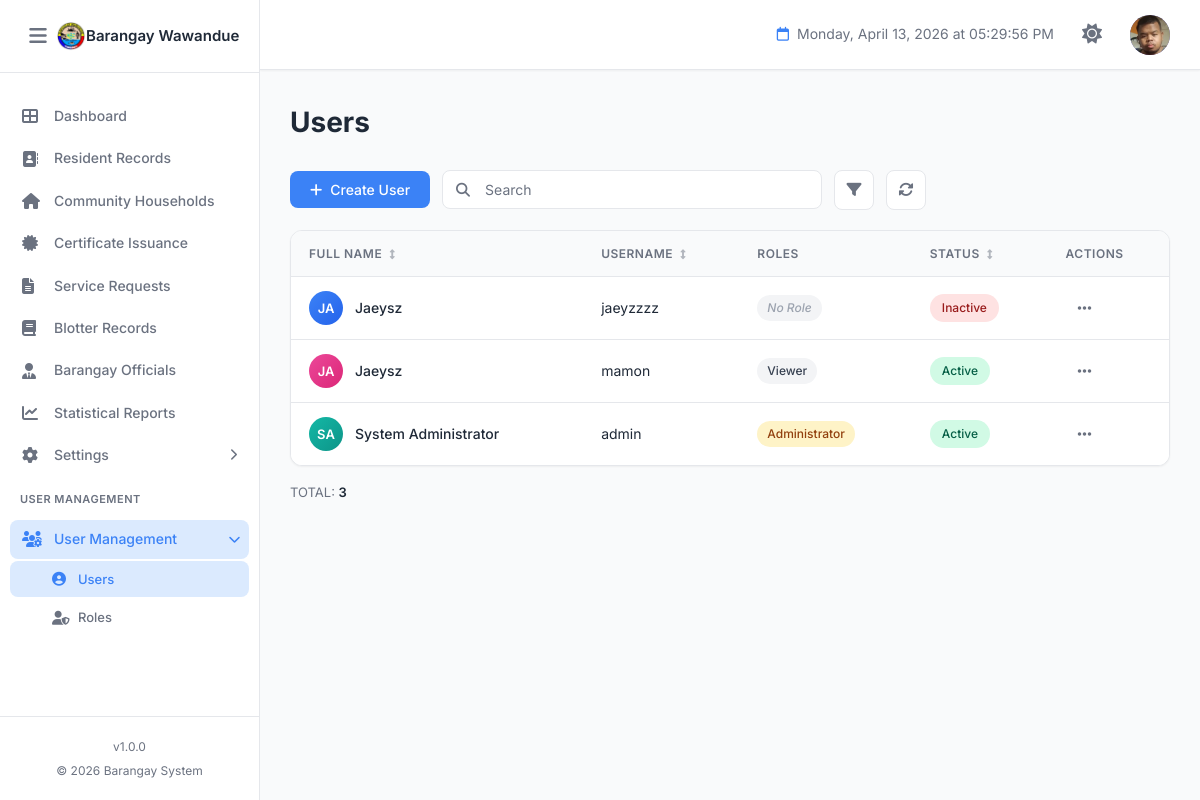
Page /official-user.php (signed in) on the committed database.
### tables this page shows
CREATE TABLE `barangay_info` (
  `id` int(11) NOT NULL,
  `province_name` varchar(100) NOT NULL DEFAULT 'Province Name',
  `town_name` varchar(100) NOT NULL DEFAULT 'Town/City Name',
  `barangay_name` varchar(100) NOT NULL DEFAULT 'Barangay Name',
  `contact_number` varchar(20) DEFAULT NULL,
  `dashboard_text` text DEFAULT NULL,
  `municipal_logo` varchar(255) DEFAULT NULL COMMENT 'Path to municipal/city logo',
  `barangay_logo` varchar(255) DEFAULT NULL COMMENT 'Path to barangay logo',
  `official_emblem` varchar(255) DEFAULT NULL COMMENT 'Path to official emblem',
  `dashboard_image` varchar(255) DEFAULT NULL COMMENT 'Path to dashboard background image',
  `created_at` timestamp NOT NULL DEFAULT current_timestamp(),
  `updated_at` timestamp NOT NULL DEFAULT current_timestamp() ON UPDATE current_timestamp(),
  `updated_by` int(11) DEFAULT NULL COMMENT 'User ID who last updated',
  PRIMARY KEY (`id`),
  KEY `fk_barangay_info_user` (`updated_by`)
);

CREATE TABLE `users` (
  `id` int(11) NOT NULL AUTO_INCREMENT,
  `username` varchar(50) NOT NULL,
  `password` varchar(255) NOT NULL COMMENT 'Hashed password',
  `full_name` varchar(255) NOT NULL,
  `email` varchar(100) NOT NULL,
  `profile_image` varchar(255) DEFAULT NULL COMMENT 'Path to user profile image/avatar',
  `role` varchar(100) NOT NULL DEFAULT 'Staff',
  `status` enum('Active','Inactive') DEFAULT 'Active',
  `created_at` timestamp NOT NULL DEFAULT current_timestamp(),
  `updated_at` timestamp NOT NULL DEFAULT current_timestamp() ON UPDATE current_timestamp(),
  PRIMARY KEY (`id`),
  UNIQUE KEY `username` (`username`),
  UNIQUE KEY `email` (`email`),
  KEY `idx_username` (`username`),
  KEY `idx_email` (`email`),
  KEY `idx_profile_image` (`profile_image`)
);

CREATE TABLE `roles` (
  `id` int(11) NOT NULL AUTO_INCREMENT,
  `name` varchar(100) NOT NULL,
  `description` text DEFAULT NULL,
  `color` varchar(20) DEFAULT '#e5e7eb',
  `text_color` varchar(20) DEFAULT '#374151',
  `permissions` text DEFAULT NULL,
  `created_at` timestamp NOT NULL DEFAULT current_timestamp(),
  `updated_at` timestamp NOT NULL DEFAULT current_timestamp() ON UPDATE current_timestamp(),
  PRIMARY KEY (`id`),
  UNIQUE KEY `unique_role_name` (`name`)
);

### official-user.php (the view, shortened to what the rows shown need)
<?php
require_once 'permissions.php';
$pageTitle = 'Users';
$users      = [];
$usersResult = $conn->query("
    SELECT
        u.id,
        u.username,
        u.full_name,
        u.email,
        u.status,
        u.created_at,
        GROUP_CONCAT(r.id   ORDER BY r.name SEPARATOR ',') AS role_ids,
        GROUP_CONCAT(r.name ORDER BY r.name SEPARATOR ',') AS role_names,
        GROUP_CONCAT(r.color      ORDER BY r.name SEPARATOR '|') AS role_colors,
        GROUP_CONCAT(r.text_color ORDER BY r.name SEPARATOR '|') AS role_text_colors
    FROM users u
    LEFT JOIN user_roles ur ON u.id = ur.user_id
    LEFT JOIN roles r       ON ur.role_id = r.id
    GROUP BY u.id
    ORDER BY u.created_at DESC
");
if ($usersResult) {
    while ($row = $usersResult->fetch_assoc()) {
        $row['roles'] = [];
        if (!empty($row['role_ids'])) {
            $ids        = explode(',', $row['role_ids']);
            $names      = explode(',', $row['role_names']);
            $colors     = explode('|', $row['role_colors']);
            $textColors = explode('|', $row['role_text_colors']);
            foreach ($ids as $i => $rid) {
                $row['roles'][] = [
                    'id'         => $rid,
                    'name'       => $names[$i]      ?? '',
                    'color'      => $colors[$i]     ?? '#e5e7eb',
                    'text_color' => $textColors[$i] ?? '#374151',
                ];
            }
        }
        $users[] = $row;
    }
}
$rolesResult = $conn->query("SELECT id, name, color, text_color FROM roles ORDER BY name ASC");
function getUserInitials($fullName) {
    $parts = explode(' ', trim($fullName));
    if (count($parts) >= 2) {
        return strtoupper(substr($parts[0], 0, 1) . substr(end($parts), 0, 1));
    }
    return strtoupper(substr($fullName, 0, 2));
}
function getUserAvatarColor($index) {
    $colors = ['blue', 'pink', 'teal', 'yellow', 'green', 'orange', 'indigo', 'purple'];
    return $colors[$index % count($colors)];
}
?>
<!DOCTYPE html>
<html lang="en">
<head>
    <link rel="stylesheet" href="https://cdnjs.cloudflare.com/ajax/libs/font-awesome/6.4.0/css/all.min.css">
    <link rel="stylesheet" href="assets/css/style.css">
    <link rel="stylesheet" href="assets/css/official-user.css">
</head>
<body>
    <?php include 'components/sidebar.php'; ?>
    <main class="main-content">
        <?php include 'components/header.php'; ?>
        <div class="dashboard-content">
            <div class="page-header">
                <h1 class="page-title"><?php echo $pageTitle; ?></h1>
            </div>
            <div class="table-container">
                <table class="data-table" id="usersTable">
                    <thead>
                        <tr>
                            <th>Full Name <i class="fas fa-arrows-alt-v sort-icon"></i></th>
                            <th>Username <i class="fas fa-arrows-alt-v sort-icon"></i></th>
                            <th>Roles</th>
                            <th>Status <i class="fas fa-arrows-alt-v sort-icon"></i></th>
                            <th>Actions</th>
                        </tr>
                    </thead>
                    <tbody id="usersTableBody">
                        <?php if (empty($users)): ?>
                            <tr>
                                <td colspan="5" class="empty-state">
                                    <i class="fas fa-users"></i>
                                    <p>No users found</p>
                                    <span>Start by creating a new user</span>
                                </td>
                            </tr>
                        <?php else: ?>
                            <?php foreach ($users as $index => $user):
                                $initials    = getUserInitials($user['full_name']);
                                $avatarColor = getUserAvatarColor($index);
                                $statusClass = strtolower($user['status']) === 'active' ? 'status-active' : 'status-inactive';
                                $roleNamesList = implode(',', array_column($user['roles'], 'name'));
                            ?>
                            <tr
                                data-roles="<?php echo htmlspecialchars(strtolower($roleNamesList)); ?>"
                                data-status="<?php echo htmlspecialchars($user['status']); ?>"
                                data-name="<?php echo htmlspecialchars(strtolower($user['full_name'])); ?>"
                                data-username="<?php echo htmlspecialchars(strtolower($user['username'])); ?>"
                            >
                                <td>
                                    <div class="user-name-cell">
                                        <span class="user-avatar-sm avatar-<?php echo $avatarColor; ?>">
                                            <?php echo htmlspecialchars($initials); ?>
                                        </span>
                                        <span class="user-full-name"><?php echo htmlspecialchars($user['full_name']); ?></span>
                                    </div>
                                </td>
                                <td class="username-cell"><?php echo htmlspecialchars($user['username']); ?></td>
                                <td>
                                    <div class="role-badges">
                                        <?php if (empty($user['roles'])): ?>
                                            <span class="role-badge role-none">No Role</span>
                                        <?php else: ?>
                                            <?php foreach ($user['roles'] as $role): ?>
                                            <span class="role-badge"
                                                  style="background-color:<?php echo htmlspecialchars($role['color']); ?>;color:<?php echo htmlspecialchars($role['text_color']); ?>;">
                                                <?php echo htmlspecialchars($role['name']); ?>
                                            </span>
                                            <?php endforeach; ?>
                                        <?php endif; ?>
                                    </div>
                                </td>
                                <td>
                                    <span class="status-badge <?php echo $statusClass; ?>">
                                        <?php echo htmlspecialchars($user['status']); ?>
                                    </span>
                                </td>
                                <td>
                                    <div class="action-dropdown" data-user-id="<?php echo $user['id']; ?>">
                                        <button class="btn-action action-trigger" title="Actions">
                                            <i class="fas fa-ellipsis-h"></i>
                                        </button>
                                    </div>
                                </td>
                            </tr>
                            <?php endforeach; ?>
                        <?php endif; ?>
                    </tbody>
                </table>
            </div>
        </div>
    </main>
</body>
</html>

### components/sidebar.php (shortened to what the rows shown need)
<?php
$sidebar_brgy_name = 'BIS';
$sidebar_brgy_logo = 'assets/images/logo.png';
if (isset($conn)) {
    $s_stmt = $conn->prepare("SELECT barangay_name, barangay_logo FROM barangay_info WHERE id = 1 LIMIT 1");
    if ($s_stmt) {
        $s_stmt->execute();
        $s_result = $s_stmt->get_result();
        if ($s_result->num_rows > 0) {
            $s_row = $s_result->fetch_assoc();
            if (!empty($s_row['barangay_name'])) $sidebar_brgy_name = $s_row['barangay_name'];
            if (!empty($s_row['barangay_logo']))  $sidebar_brgy_logo = $s_row['barangay_logo'];
        }
    }
}
?>
<aside class="sidebar" id="sidebar">
    <div class="sidebar-header">
        <div class="sidebar-brand" style="display:flex;align-items:center;overflow:hidden;">
            <img src="<?php echo htmlspecialchars($sidebar_brgy_logo); ?>" alt="Logo"
                 style="width:30px;height:30px;object-fit:contain;">
            <h2 class="sidebar-title" style="font-size:15px;margin:0;white-space:nowrap;">
                <?php echo htmlspecialchars($sidebar_brgy_name); ?>
            </h2>
        </div>
    </div>
</aside>

### components/header.php (shortened to what the rows shown need)
<?php
if (isset($_SESSION['user_id']) && !isset($header_user_avatar)) {
    $header_user_id = $_SESSION['user_id'];
    $header_stmt = $conn->prepare("SELECT profile_image FROM users WHERE id = ?");
    $header_stmt->bind_param("i", $header_user_id);
    $header_stmt->execute();
    $header_result = $header_stmt->get_result();
    if ($header_result->num_rows > 0) {
        $header_user_data = $header_result->fetch_assoc();
        $header_user_avatar = $header_user_data['profile_image'];
    } else {
        $header_user_avatar = null;
    }
}
?>
<header class="header">
    <div class="header-right">
        <div class="user-profile" id="userProfileDropdown" style="cursor: pointer; position: relative; display: flex; align-items: center;">
            <div class="user-avatar">
                <?php if (!empty($header_user_avatar) && file_exists($header_user_avatar)): ?>
                    <img src="<?php echo htmlspecialchars($header_user_avatar); ?>?v=<?php echo time(); ?>" alt="Profile" style="width: 100%; height: 100%; object-fit: cover; border-radius: 50%;">
                <?php else: ?>
                    <i class="fas fa-user"></i>
                <?php endif; ?>
            </div>
        </div>
    </div>
</header>

### rows in the picture
barangay_info: barangay_logo (picture), barangay_name "Barangay Wawandue"
users: profile_image (picture), full_name "SA", full_name "System Administrator", username "admin", status "Active"
users: full_name "JA", full_name "Jaeysz", username "jaeyzzzz", shows "No Role", status "Inactive"
users: full_name "JA", full_name "Jaeysz", username "mamon", status "Active"
roles: name "Viewer"
roles: name "Administrator"

### other values in the picture
SITE_VERSION "1.0.0"
SITE_YEAR "2026"
$pageTitle "Users"
$totalUsers "3"
